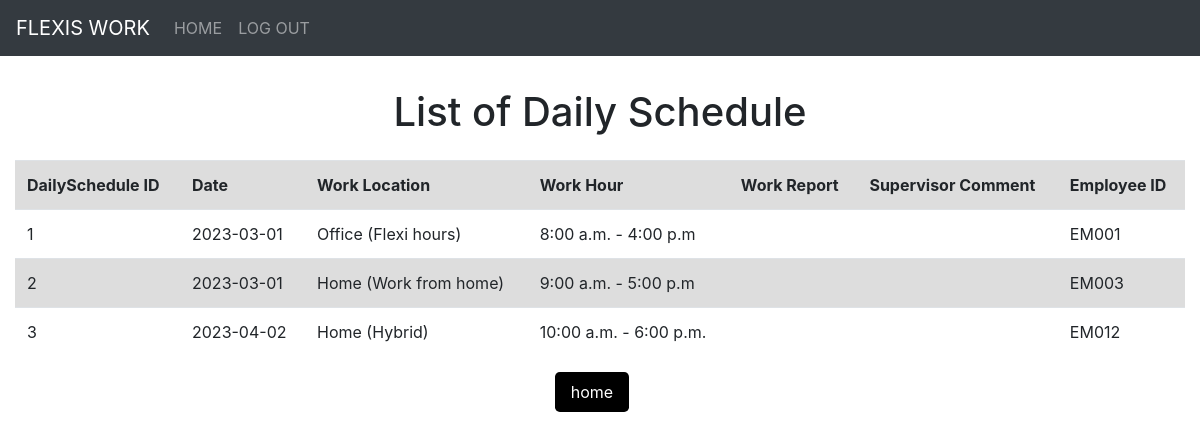
The page /reviewDailySchedulePage.php (signed in) on the database its author committed.
### tables this page shows
CREATE TABLE `dailyschedule` (
  `dsId` int(11) NOT NULL,
  `date` date NOT NULL DEFAULT current_timestamp(),
  `workLocation` varchar(30) NOT NULL,
  `workHours` varchar(40) NOT NULL,
  `workReport` varchar(225) NOT NULL,
  `supervisorComments` varchar(225) DEFAULT NULL,
  `employeeID` varchar(5) NOT NULL
);

### reviewDailySchedulePage.php (the view, shortened to what this page needs)
<!DOCTYPE html>
<html>
<?php include 'Component/head.php'; ?>
<body>
    <div class="header-container">
        <?php include 'Component/header.php'; ?>
    </div>
    <h1>List of Daily Schedule</h1>
    <div class="container-fluid">
        <table class="table">
            <tbody>
                <tr>
                    <th scope="col">DailySchedule ID</th>
                    <th scope="col">Date</th>
                    <th scope="col">Work Location</th>
                    <th scope="col">Work Hour</th>
                    <th scope="col">Work Report</th>
                    <th scope="col">Supervisor Comment</th>
                    <th scope="col">Employee ID</th>
                </tr>
                <?php
            require_once('config.php');
            $sql =  "SELECT * FROM dailyschedule";
            $result = $conn->query($sql);
            while($row = $result -> fetch_assoc()){
                echo
                "<tr>
                    <td>".$row["dsId"]."</td>
                    <td>".$row["date"]."</td>
                    <td>".$row["workLocation"]."</td>
                    <td>".$row["workHours"]."</td>
                    <td>".$row["workReport"]."</td>
                    <td>".$row["supervisorComments"]."</td>
                    <td>".$row["employeeID"]."</td>
                </tr>";
            }
            ?>
            </tbody>
        </table>
        <div class="container text-center">
            <form action="reviewDailySchedulePage.php" method="post">
                <input class="btn btn-secondary" type="submit" name="home" value="home">
        </div>
    </div>
</body>
</html>

### style.css (style rules this page uses)
form { width: 100%; margin: 0 auto; max-width: 400px; }
h1 { font-size: 2.5rem; margin-top: 2rem; margin-bottom: 1.5rem; text-align: center; }
table { border-collapse: collapse; }
tr:nth-child(odd) { background-color: #ddd; }
th, td { padding: 5px 10px; }
input[type="submit"], input[type="reset"] { padding: 0.5rem 1rem; border: none; border-radius: 0.3rem; background-color: #000000; color: white; font-size: 1rem; cursor: pointer; margin-right: 1rem; }

### rows shown on the page
dailyschedule: dsId "1", date "2023-03-01", workLocation "Office (Flexi hours)", workHours "8:00 a.m. - 4:00 p.m", employeeID "EM001"
dailyschedule: dsId "2", date "2023-03-01", workLocation "Home (Work from home)", workHours "9:00 a.m. - 5:00 p.m", employeeID "EM003"
dailyschedule: dsId "3", date "2023-04-02", workLocation "Home (Hybrid)", workHours "10:00 a.m. - 6:00 p.m.", employeeID "EM012"
